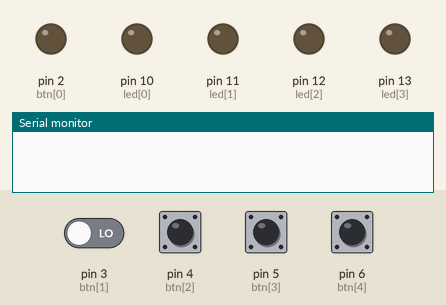
Recording of a sketch running on a simulated Arduino Uno, built with avr-gcc and run on an emulated ATmega328P. On the bench: output pins drawn as LEDs (lit = HIGH), the last lines printed to the serial monitor. The test bench sets the inputs (shaded band); at power-on: pin 3 (btn[1]), pin 4 (btn[2]), pin 5 (btn[3]), pin 6 (btn[4]) LOW.

Above: at 1.2 s.
1.3 s: pin 5 (btn[3]) pulled HIGH for 0.15 s
2.9 s: pin 3 (btn[1]) driven HIGH and pin 5 (btn[3]) driven HIGH
At 4.1 s:
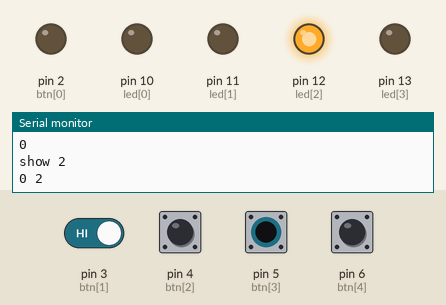
4.4 s: pin 6 (btn[4]) pulled HIGH for 0.15 s
At 5.5 s:
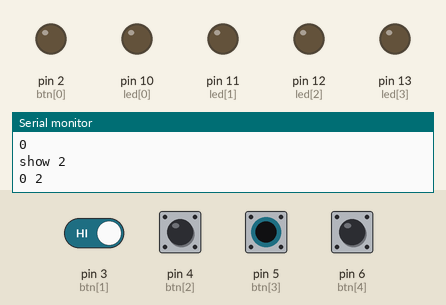
6.0 s: pin 5 (btn[3]) pulsed LOW 5 times (0.12 s each, 0.3 s apart)
At 8.0 s:
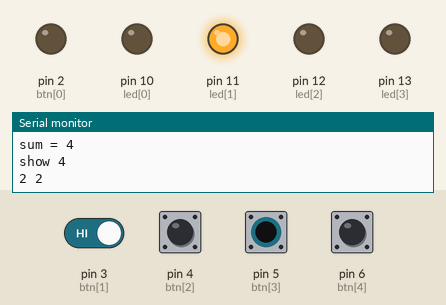
9.0 s: pin 6 (btn[4]) pulled HIGH for 1 s
At 10.2 s:
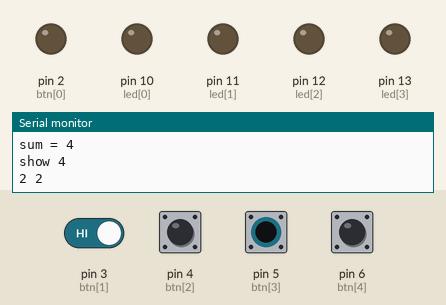
Timing chart, 0 to 12.0 s (numbered marks = the images above; inputs shaded):
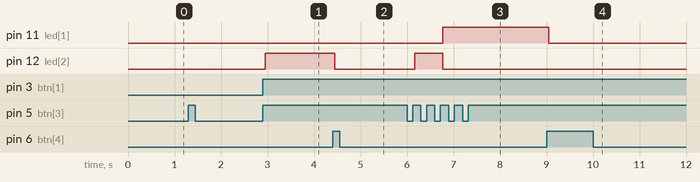

The sketch:

ITC-Test1.ino
```cpp
int step = 0;
int btn[] = {2, 3, 4, 5, 6};
int led[] = {10, 11, 12, 13};
int buttonState[] = {LOW, LOW, LOW, LOW, LOW};
int lastButtonState[] = {LOW, LOW, LOW, LOW, LOW};
int mem[] = {0, 0, 0};
int pressed4 = 0;
int pressed3 = 0;
int num[] = {0, 0};
int sum = 0;
long long lastDebounceTime[] = {0, 0, 0, 0, 0};
void setup()
{
    Serial.begin(9600);
    for (int i = 0; i < 5; i++)
    {
        pinMode(btn[i], INPUT);
        pinMode(led[i], OUTPUT);
    }
}

void debounce(int b)
{
    int reading = digitalRead(btn[b]);
    if (lastButtonState[b] != reading)
    {
        lastDebounceTime[b] = millis();
    }

    if (millis() - lastDebounceTime[b] >= 50)
    {
        buttonState[b] = reading;
    }
    lastButtonState[b] = reading;
}

void resetMem()
{
    for (int i = 0; i < 3; i++)
    {
        mem[i] = 0;
    }
}

void show(int tmp)
{
    Serial.print("show ");
    Serial.println(tmp);
    for (int i = 0; i < 4; i++)
    {
        digitalWrite(led[3 - i], tmp % 2);
        tmp /= 2;
    }
}

void reset()
{
    step = 0;
    for (int i = 0; i < 4; i++)
    {
        digitalWrite(led[i], LOW);
    }
    num[0] = 0;
    num[1] = 0;
}

void loop()
{
    for (int i = 0; i < 5; i++)
    {
        debounce(i);
    }

    for (int i = 0; i < 3; i++)
    {
        if (buttonState[i])
        {
            mem[i] = 1;
        }
    }

    if (buttonState[3] && !pressed3 && step < 3)
    {

        Serial.print("step = ");
        Serial.println(step);
        pressed3 = 1;
        if (step < 2)
        {
            for (int i = 0; i < 3; i++)
            {
                num[step] *= 2;
                num[step] += mem[i];
                Serial.println(mem[i]);
            }
            resetMem();
            show(num[step++]);
        }
        else
        {
            sum = num[0] + num[1];
            Serial.print("sum = ");
            Serial.println(sum);
            show(sum);
        }

        Serial.print(num[0]);
        Serial.print(" ");
        Serial.println(num[1]);
    }
    else if (!buttonState[3])
    {
        pressed3 = 0;
    }

    if (buttonState[4] && !pressed4)
    {
        reset();
        pressed4 = 1;
    }
    else if (!buttonState[4])
    {
        pressed4 = 0;
    }
}
```

Measured:
- after the input at 2.9 s, pin 12 (led[2]): LOW → HIGH after 0.05 s
- after the input at 4.4 s, pin 12 (led[2]): HIGH → LOW after 0.05 s
- after the input at 6.0 s, pin 11 (led[1]): LOW → HIGH after 0.77 s; pin 12 (led[2]): LOW → HIGH after 0.17 s, → LOW 0.60 s later
- after the input at 9.0 s, pin 11 (led[1]): HIGH → LOW after 0.05 s
